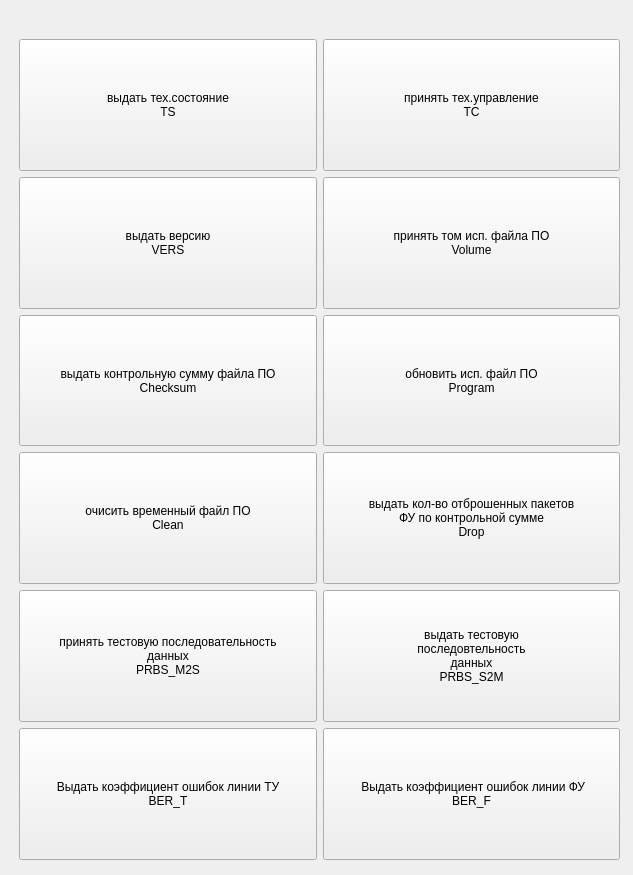
<?xml version="1.0" encoding="UTF-8"?>
<ui version="4.0">
 <class>pult</class>
 <widget class="QWidget" name="pult">
  <property name="geometry">
   <rect>
    <x>0</x>
    <y>0</y>
    <width>633</width>
    <height>875</height>
   </rect>
  </property>
  <property name="windowTitle">
   <string>Form</string>
  </property>
  <widget class="QWidget" name="gridLayoutWidget">
   <property name="geometry">
    <rect>
     <x>19</x>
     <y>39</y>
     <width>601</width>
     <height>821</height>
    </rect>
   </property>
   <layout class="QGridLayout" name="gridLayout">
    <item row="5" column="0">
     <widget class="QPushButton" name="BER_TCommand">
      <property name="sizePolicy">
       <sizepolicy hsizetype="Preferred" vsizetype="Preferred">
        <horstretch>0</horstretch>
        <verstretch>0</verstretch>
       </sizepolicy>
      </property>
      <property name="text">
       <string>Выдать коэффициент ошибок линии ТУ
BER_T</string>
      </property>
     </widget>
    </item>
    <item row="1" column="0">
     <widget class="QPushButton" name="VERSComand">
      <property name="sizePolicy">
       <sizepolicy hsizetype="Preferred" vsizetype="Preferred">
        <horstretch>0</horstretch>
        <verstretch>0</verstretch>
       </sizepolicy>
      </property>
      <property name="text">
       <string>выдать версию
VERS</string>
      </property>
     </widget>
    </item>
    <item row="4" column="1">
     <widget class="QPushButton" name="PRBS_S2MCommand">
      <property name="sizePolicy">
       <sizepolicy hsizetype="Preferred" vsizetype="Preferred">
        <horstretch>0</horstretch>
        <verstretch>0</verstretch>
       </sizepolicy>
      </property>
      <property name="text">
       <string>выдать тестовую 
последовтельность 
данных 
PRBS_S2M</string>
      </property>
     </widget>
    </item>
    <item row="3" column="0">
     <widget class="QPushButton" name="CleanCommand">
      <property name="sizePolicy">
       <sizepolicy hsizetype="Preferred" vsizetype="Preferred">
        <horstretch>0</horstretch>
        <verstretch>0</verstretch>
       </sizepolicy>
      </property>
      <property name="text">
       <string>очисить временный файл ПО
Clean</string>
      </property>
     </widget>
    </item>
    <item row="1" column="1">
     <widget class="QPushButton" name="VolumeComand">
      <property name="sizePolicy">
       <sizepolicy hsizetype="Preferred" vsizetype="Preferred">
        <horstretch>0</horstretch>
        <verstretch>0</verstretch>
       </sizepolicy>
      </property>
      <property name="text">
       <string>принять том исп. файла ПО
Volume</string>
      </property>
     </widget>
    </item>
    <item row="0" column="0">
     <widget class="QPushButton" name="TSComand">
      <property name="sizePolicy">
       <sizepolicy hsizetype="Preferred" vsizetype="Preferred">
        <horstretch>0</horstretch>
        <verstretch>0</verstretch>
       </sizepolicy>
      </property>
      <property name="minimumSize">
       <size>
        <width>0</width>
        <height>0</height>
       </size>
      </property>
      <property name="text">
       <string>выдать тех.состояние
TS</string>
      </property>
     </widget>
    </item>
    <item row="5" column="1">
     <widget class="QPushButton" name="BER_FCommand">
      <property name="sizePolicy">
       <sizepolicy hsizetype="Preferred" vsizetype="Preferred">
        <horstretch>0</horstretch>
        <verstretch>0</verstretch>
       </sizepolicy>
      </property>
      <property name="text">
       <string> Выдать коэффициент ошибок линии ФУ 
BER_F</string>
      </property>
     </widget>
    </item>
    <item row="2" column="0">
     <widget class="QPushButton" name="ChecksumCommand">
      <property name="sizePolicy">
       <sizepolicy hsizetype="Preferred" vsizetype="Preferred">
        <horstretch>0</horstretch>
        <verstretch>0</verstretch>
       </sizepolicy>
      </property>
      <property name="text">
       <string>выдать контрольную сумму файла ПО
Checksum</string>
      </property>
     </widget>
    </item>
    <item row="2" column="1">
     <widget class="QPushButton" name="ProgramCommand">
      <property name="sizePolicy">
       <sizepolicy hsizetype="Preferred" vsizetype="Preferred">
        <horstretch>0</horstretch>
        <verstretch>0</verstretch>
       </sizepolicy>
      </property>
      <property name="text">
       <string>обновить исп. файл ПО
Program</string>
      </property>
     </widget>
    </item>
    <item row="3" column="1">
     <widget class="QPushButton" name="DropCommand">
      <property name="sizePolicy">
       <sizepolicy hsizetype="Preferred" vsizetype="Preferred">
        <horstretch>0</horstretch>
        <verstretch>0</verstretch>
       </sizepolicy>
      </property>
      <property name="text">
       <string>выдать кол-во отброшенных пакетов
ФУ по контрольной сумме
Drop</string>
      </property>
     </widget>
    </item>
    <item row="0" column="1">
     <widget class="QPushButton" name="TCCommand">
      <property name="sizePolicy">
       <sizepolicy hsizetype="Preferred" vsizetype="Preferred">
        <horstretch>0</horstretch>
        <verstretch>0</verstretch>
       </sizepolicy>
      </property>
      <property name="text">
       <string>принять тех.управление
TC</string>
      </property>
     </widget>
    </item>
    <item row="4" column="0">
     <widget class="QPushButton" name="PRBS_M2SCommand">
      <property name="sizePolicy">
       <sizepolicy hsizetype="Preferred" vsizetype="Preferred">
        <horstretch>0</horstretch>
        <verstretch>0</verstretch>
       </sizepolicy>
      </property>
      <property name="text">
       <string>принять тестовую последовательность 
данных
PRBS_M2S</string>
      </property>
     </widget>
    </item>
   </layout>
  </widget>
  <widget class="QLabel" name="statusbar">
   <property name="geometry">
    <rect>
     <x>10</x>
     <y>0</y>
     <width>591</width>
     <height>41</height>
    </rect>
   </property>
   <property name="text">
    <string/>
   </property>
  </widget>
 </widget>
 <resources/>
 <connections/>
</ui>
